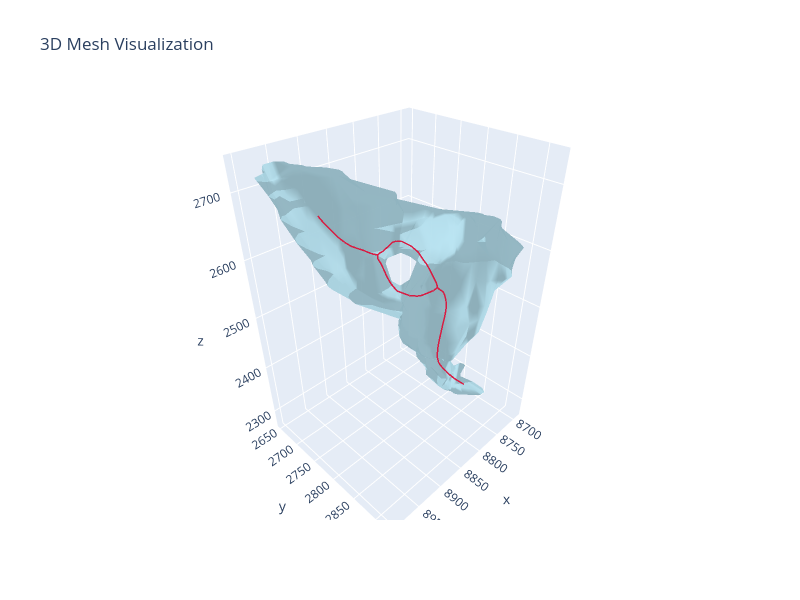

Notebook code for this chart:
### Markdown cell above
## Load Mesh and skeleton

### Code cell
spine_idx = 2
mcf_qst = 0.6
mcf_mcst = 5
obj_name = f"TS{spine_idx}"
skeleton_name = f"TS{spine_idx}_qst{mcf_qst}_mcst{mcf_mcst}"
mm = MeshManager(mesh_path=f"../data/mesh/processed/{obj_name}_simplified.obj")
raw_skeleton = SkeletonGraph.from_txt(f"../data/mcf_skeletons/{skeleton_name}.polylines.txt")
raw_skeleton.prune_short_branches_inplace(min_length=10)
print(raw_skeleton)
mm.visualize_mesh_3d(skel=raw_skeleton)

### Figure 1 — Plotly figure (JSON) as saved in the notebook; plotly's stock layout.template omitted (floating-point values rounded to 4 significant figures; data arrays with more than 128 entries replaced by an {"elided": "..."} marker saying what was removed)
{"data": [{"color": "lightblue", "i": {"elided": "1016 int values"}, "j": {"elided": "1016 int values"}, "k": {"elided": "1016 int values"}, "name": "Mesh", "opacity": 0.8, "type": "mesh3d", "x": {"elided": "508 float values"}, "y": {"elided": "508 float values"}, "z": {"elided": "508 float values"}}, {"line": {"color": "crimson", "width": 3}, "mode": "lines", "name": "Skeleton 0", "opacity": 0.95, "showlegend": false, "type": "scatter3d", "x": {"elided": "354 float values"}, "y": {"elided": "354 float values"}, "z": {"elided": "354 float values"}}], "layout": {"autosize": false, "height": 600, "scene": {"aspectmode": "data", "xaxis": {"visible": true}, "yaxis": {"visible": true}, "zaxis": {"visible": true}}, "title": {"text": "3D Mesh Visualization"}, "width": 800}}
